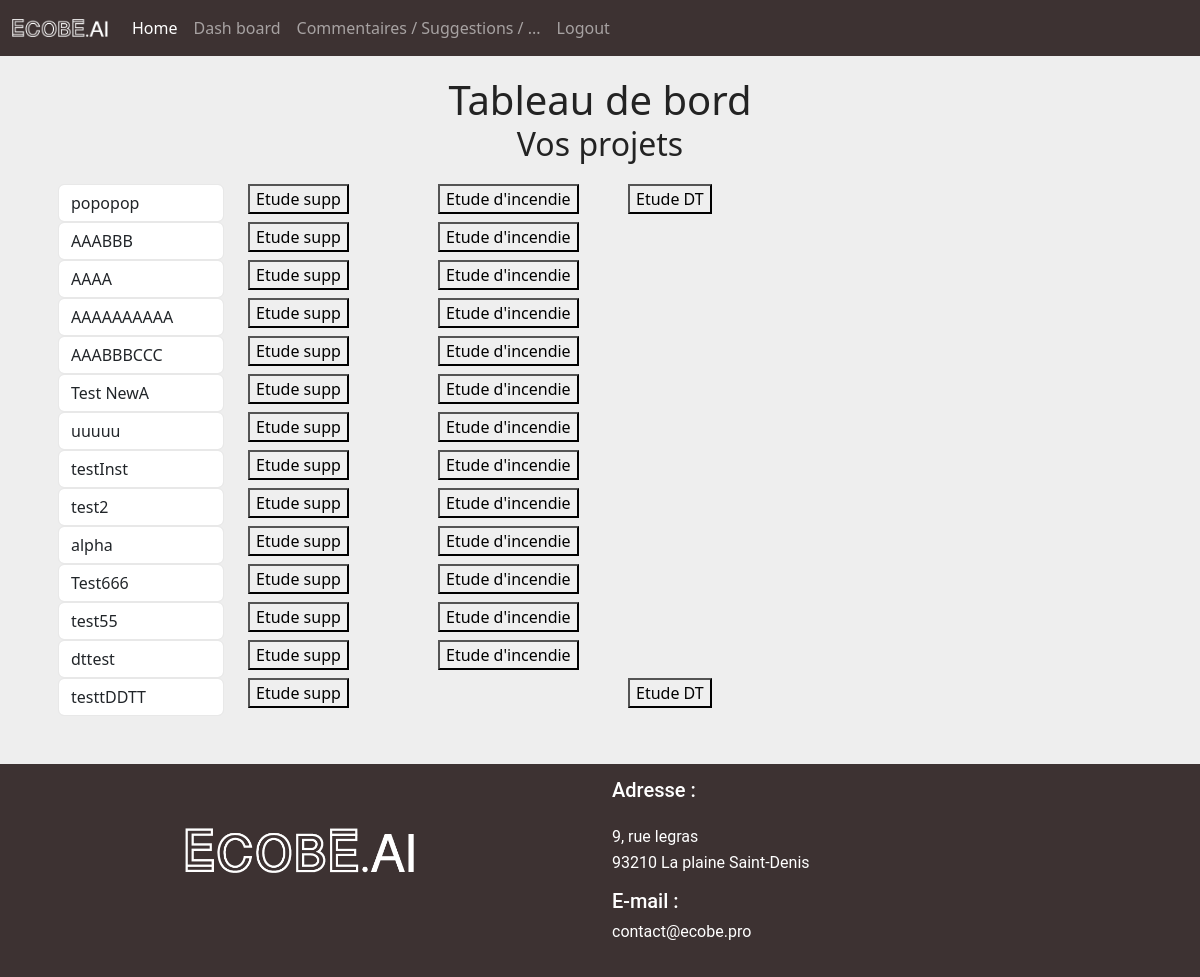
The page /aiecobe/dashboard (signed in) on the database its author committed.
### aiecobe/models.py (models this page shows)
class Project(models.Model):
    user = models.ForeignKey(User, on_delete=models.CASCADE)
    name = models.CharField(max_length=1000)

class Etude(models.Model):
    project = models.ForeignKey(Project, on_delete=models.CASCADE)
    name = models.CharField(max_length=1000 ,choices=etude_name_choices)
    thread_id = models.CharField(max_length=1000)
    vs_id = models.CharField(max_length=1000)
    assistant_id = models.CharField(max_length=1000, blank=True, null=True)
    json_db = models.FileField(None, blank=True, null=True)
    json_db_id = models.CharField(max_length=1000, blank=True, null=True)

### aiecobe/views.py (the view)
# urls.py: path('dashboard', views.dashboard, name = "dashboard"),
def dashboard(request):
    if not request.user.is_authenticated:
        messages.success(request,("You need to be loged-in to access... Register if you don't have an account yet !"))
        return redirect('login')
    else:
        if request.method == 'POST':
            project_name = request.POST["project_name"]
            if "Incendie" in request.POST:
                return redirect('incendie', project_name=project_name)
            elif "DT" in request.POST:
                return redirect('DT', project_name=project_name)
            elif "add_new_project" in request.POST:
                return redirect('add_new_project', project_name=project_name)
        else:
            projects = User.objects.get(username=request.user.username).project_set.all()
            incendie_studies = []
            for project in projects:
                if len(project.etude_set.filter(name="Incendie")) != 0:
                    incendie_studies.append(project.etude_set.get(name="Incendie"))
            DT_studies = []
            for project in projects:
                if len(project.etude_set.filter(name="Décret Tertiaire")) != 0:
                    DT_studies.append(project.etude_set.get(name="Décret Tertiaire"))
            return render(request, 'dashboard.html', {"projects":projects, "incendie_studies":incendie_studies, "DT_studies":DT_studies})

### aiecobe/templates/dashboard.html (shortened to what this page needs)
{% extends 'events/navbar.html'%}
{% block content %}
 <section class="container-fluid" style="padding-top: 1.5rem; height: 100%;">
    <h1 style="text-align: center;">Tableau de bord</h1>
    {%if projects%}
    <h2 style="text-align: center; margin-bottom: 1.5rem;">Vos projets</h2>
    <ul style="margin-bottom: 0rem;">
        {%for project in projects%}
            <form method="post">
                <div class="container" style="flex: 1 1 auto;">
                    <div class="row">
                        <div class="col-sm-2">
                                    <input type="text" class="form-control" name="project_name" value="{{project.name}}" aria-describedby="emailHelp" readonly>
                        </div>
                        <div class="col-sm-2">
                                    <button type="submit" name="add_new_project" value="{{project.name}}">Etude supp</button>
                        </div>
                        <div class="col-sm-2">
                        {%if incendie_studies %}
                            {%for incendie_study in incendie_studies%}
                                {%if incendie_study.project.name == project.name %}
                                    <button type="submit" name="Incendie" value="{{project.name}}">Etude d'incendie</button>
                                {%endif%}
                            {%endfor%}
                        {%endif%}
                        </div>
                        <div class="col-sm-2">
                        {%if DT_studies %}
                        {%for DT_study in DT_studies%}
                            {%if DT_study.project.name == project.name %}
                                    <button type="submit" name="DT" value="{{project.name}}">Etude DT</button>
                            {%endif%}
                        {%endfor%}
                        {%endif%}
                        </div>
                    </div>
                </div>
            </form>
        {%endfor%}
    </ul >
    {%else%}
    <div class="col">
        <div class="container align-center" style="margin-bottom: 3rem; margin-top: 3rem;">
          <a href="{% url 'initiate_new_project' %}"><button >Céez un </br>PROJET</button></a>
        </div>
      </div>
    {%endif%}
 </section>
 <section style="min-height: 3rem;"></section>
{% endblock %}

### events/templates/events/navbar.html (shortened to what this page needs)
<!DOCTYPE html>
<html lang="en">
<head>
    {% load static %}
    <link href="https://cdn.jsdelivr.net/npm/bootstrap@5.3.3/dist/css/bootstrap.min.css" rel="stylesheet">
    <link href="https://getbootstrap.com/docs/5.3/assets/css/docs.css" rel="stylesheet">
    <link rel="stylesheet" href="{% static 'ecobe/assets/web/assets/mobirise-icons/mobirise-icons.css' %}">
    <link rel="stylesheet" href="{% static 'ecobe/assets/tether/tether.min.css' %}">
    <link rel="stylesheet" href="{% static 'ecobe/assets/dropdown/css/style.css' %}">
    <link rel="stylesheet" href="{% static 'ecobe/assets/socicon/css/styles.css' %}">
    <link rel="stylesheet" href="{% static 'ecobe/assets/theme/css/style.css' %}">
    <link rel="stylesheet" href="{% static 'ecobe/assets2/web/assets/awy-icons/awy-icons.css' %}">
    <link rel="stylesheet" href="{% static 'ecobe/assets2/tether/tether.min.css' %}">
    <link rel="stylesheet" href="{% static 'ecobe/assets2/dropdown/css/style.css' %}">
    <link rel="stylesheet" href="{% static 'ecobe/assets2/socicon/css/styles.css' %}">
    <link rel="stylesheet" href="{% static 'ecobe/assets2/theme/css/style.css' %}">
    <link rel="stylesheet" href="{% static 'ecobe/assets2/awy/css/mbr-additional.css' %}" type="text/css">
    <link rel="stylesheet" href="{% static 'ecobe/assets2/awy/css/lp_maecia.css' %}" type="text/css">
    <link rel="stylesheet" href="{% static 'ecobe/assets/mobirise/css/mbr-additional.css' %}" type="text/css">
    <link rel="stylesheet" href="{% static 'ecobe/assets/CSS/ecobeCSS.css' %}">
</head>
<body>
    {% load static %}
  <nav class="navbar sticky-top navbar-expand-lg navbar-dark" style="background-color: rgb(61, 50, 50);">
    <div class="container-fluid">
        <a class="navbar-brand" href="#"><img src="{% static 'ecobe/assets/images/ECOBE_AIblanc.png' %}" alt="ECOBE" style="width: 6rem; display: block; margin-bottom: auto; margin-top: auto;"></a>
        <div class="collapse navbar-collapse" id="navbarSupportedContent">
        <ul class="navbar-nav me-auto mb-2 mb-lg-0">
            <li class="nav-item">
            <a class="nav-link active" aria-current="page" href="{% url 'homeai' %}">Home</a>
            </li>
            {% if user.is_authenticated %}
            <li class="nav-item">
                <a class="nav-link" href="{% url 'dashboard' %}">Dash board</a>
                </li>
                <li class="nav-item">
                    <a class="nav-link" href="{% url 'remarks' %}">Commentaires / Suggestions / ...</a>
                    </li>
                <li class="nav-item">
                <a class="nav-link" href="{% url 'logout' %}">Logout</a>
                </li>
            {% endif %}
        </ul>
        </div>
    </div>
  </nav>
  {% block content %}
  {% endblock %}
    <div class="footer  ">
            <div style="padding-top: 1rem; padding-bottom: 1rem; background-color: rgb(61, 50, 50); margin-left: 0; margin-right: 0; width: 100%;">
                <div class="media-container-row content text-white">
                    <div class = "row" style="width: 100%;">
                        <div class="col" style="align-items: center;">
                            <div class="media-wrap">
                                <a href="">
                                    <img src="{% static 'ecobe/assets/images/ECOBE_AIblanc.png' %}" style="max-width: 40%; display: block; margin-top: 3rem; margin-bottom: auto; margin-left: auto; margin-right: auto;" title="">
                                </a>
                            </div>
                        </div>
                        <div class="col" style="align-items: left;">
                            <div class="mbr-fonts-style display-7">
                                <h5 class="pb-3">
                                    Adresse :
                                </h5>
                                <p class="mbr-text">9, rue legras<br>93210 La plaine Saint-Denis</p>
                            </div>
                            <div class="mbr-fonts-style display-7">
                                <h5>E-mail :</h5>  <p class="mbr-text">contact@ecobe.pro&nbsp;</p>
                            </div>
                        </div>
                    </div>
                </div>
            </div>
    </div>
</body>
</html>

### ecobe/static/ecobe/assets/theme/css/style.css (style rules this page uses)
section { background-color: #eeeeee; }
section, .container, .container-fluid { position: relative; word-wrap: break-word; }
a { font-style: normal; font-weight: 400; cursor: pointer; }
a, a:hover { text-decoration: none; }
body { color: #232323; }
h1, h2, h3, h4, h5, h6, .h1, .h2, .h3, .h4, .h5, .h6, .display-1, .display-2, .display-3, .display-4 { line-height: 1; word-break: break-word; word-wrap: break-word; }
body { position: relative; }
section { background-position: 50% 50%; background-repeat: no-repeat; background-size: cover; }
.media-container-row { display: -ms-flexbox; display: -webkit-flex; display: flex; -webkit-flex-direction: row; -ms-flex-direction: row; flex-direction: row; -webkit-flex-wrap: wrap; -ms-flex-wrap: wrap; flex-wrap: wrap; -webkit-justify-content: center; -ms-flex-pack: center; justify-content: center; -webkit-align-content: center; -ms-flex-line-pack: center; align-content: center; -webkit-align-items: start; -ms-flex-align: start; align-items: start; }
@media (min-width: 992px) { .media-container-row { -webkit-flex-wrap: nowrap; -ms-flex-wrap: nowrap; flex-wrap: nowrap; } }
[type="submit"] { -webkit-appearance: none; }
.navbar { display: -webkit-flex; -webkit-flex-wrap: wrap; -webkit-align-items: center; -webkit-justify-content: space-between; }
.navbar-collapse { -webkit-flex-basis: 100%; -webkit-flex-grow: 1; -webkit-align-items: center; }
.row { display: -webkit-flex; -webkit-flex-wrap: wrap; }

### ecobe/static/ecobe/assets2/theme/css/style.css (style rules this page uses)
section { background-color: #eeeeee; }
section, .container, .container-fluid { position: relative; word-wrap: break-word; }
a { font-style: normal; font-weight: 400; cursor: pointer; }
a, a:hover { text-decoration: none; }
body { color: #232323; }
h1, h2, h3, h4, h5, h6, .h1, .h2, .h3, .h4, .h5, .h6, .display-1, .display-2, .display-3, .display-4 { line-height: 1; word-break: break-word; word-wrap: break-word; }
body { position: relative; }
section { background-position: 50% 50%; background-repeat: no-repeat; background-size: cover; }
.media-container-row { display: -ms-flexbox; display: -webkit-flex; display: flex; -webkit-flex-direction: row; -ms-flex-direction: row; flex-direction: row; -webkit-flex-wrap: wrap; -ms-flex-wrap: wrap; flex-wrap: wrap; -webkit-justify-content: center; -ms-flex-pack: center; justify-content: center; -webkit-align-content: center; -ms-flex-line-pack: center; align-content: center; -webkit-align-items: start; -ms-flex-align: start; align-items: start; }
@media (min-width: 992px) { .media-container-row { -webkit-flex-wrap: nowrap; -ms-flex-wrap: nowrap; flex-wrap: nowrap; } }
[type="submit"] { -webkit-appearance: none; }
.navbar { display: -webkit-flex; -webkit-flex-wrap: wrap; -webkit-align-items: center; -webkit-justify-content: space-between; }
.navbar-collapse { -webkit-flex-basis: 100%; -webkit-flex-grow: 1; -webkit-align-items: center; }
.row { display: -webkit-flex; -webkit-flex-wrap: wrap; }

### ecobe/static/ecobe/assets2/awy/css/mbr-additional.css (style rules this page uses)
body { font-style: normal; line-height: 1.5; }
.mbr-text { font-style: normal; line-height: 1.6; }
.display-7 { font-family: 'Roboto', sans-serif; font-size: 1rem; }
.text-white { color: #ffffff !important; }
a, a:hover { color: #e63e24; }
.form-control, .form-control:focus { border: 1px solid #e8e8e8; }
ul, ol, pre, blockquote { margin-bottom: 2.3125rem; }
html, body { height: auto; min-height: 100vh; }

### ecobe/static/ecobe/assets/mobirise/css/mbr-additional.css (style rules this page uses)
body { font-style: normal; line-height: 1.5; }
.mbr-text { font-style: normal; line-height: 1.6; }
.display-7 { font-family: 'Roboto', sans-serif; font-size: 1rem; }
.text-white { color: #ffffff !important; }
a, a:hover { color: #D3373B; }
.form-control, .form-control:focus { border: 1px solid #e8e8e8; }
ul, ol, pre, blockquote { margin-bottom: 2.3125rem; }
html, body { height: auto; min-height: 100vh; }

### events/templates/events/navbar.html (style rules this page uses)
.footer { position: relative; left: 0; bottom: 0; width: 100%; }

### rows shown on the page
Project: project_name "popopop"
Project: project_name "AAABBB"
Project: project_name "AAAA"
Project: project_name "AAAAAAAAAA"
Project: project_name "AAABBBCCC"
Project: project_name "Test NewA"
Project: project_name "uuuuu"
Project: project_name "testInst"
Project: project_name "test2"
Project: project_name "alpha"
Project: project_name "Test666"
Project: project_name "test55"
Project: project_name "dttest"
Project: project_name "testtDDTT"
